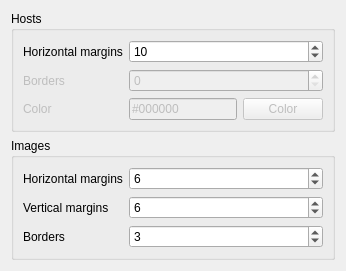
      <widget class="QWidget" name="pageInterfaceMargins">
       <layout class="QFormLayout" name="formLayout_9">
        <property name="fieldGrowthPolicy">
         <enum>QFormLayout::FieldGrowthPolicy::AllNonFixedFieldsGrow</enum>
        </property>
        <item row="0" column="0" colspan="2">
         <widget class="QGroupBox" name="groupBox_3">
          <property name="title">
           <string>Hosts</string>
          </property>
          <layout class="QFormLayout" name="formLayout_8">
           <item row="0" column="0">
            <widget class="QLabel" name="label_60">
             <property name="text">
              <string>Horizontal margins</string>
             </property>
            </widget>
           </item>
           <item row="0" column="1">
            <widget class="QSpinBox" name="spinMainMargins">
             <property name="maximum">
              <number>200</number>
             </property>
             <property name="value">
              <number>10</number>
             </property>
            </widget>
           </item>
           <item row="1" column="0">
            <widget class="QLabel" name="label_67">
             <property name="enabled">
              <bool>false</bool>
             </property>
             <property name="text">
              <string>Borders</string>
             </property>
            </widget>
           </item>
           <item row="1" column="1">
            <widget class="QSpinBox" name="spinServerBorders">
             <property name="enabled">
              <bool>false</bool>
             </property>
            </widget>
           </item>
           <item row="2" column="0">
            <widget class="QLabel" name="label_68">
             <property name="enabled">
              <bool>false</bool>
             </property>
             <property name="text">
              <string>Color</string>
             </property>
            </widget>
           </item>
           <item row="2" column="1">
            <layout class="QHBoxLayout" name="horizontalLayout_16">
             <item>
              <widget class="QLineEdit" name="lineBorderColor">
               <property name="enabled">
                <bool>false</bool>
               </property>
               <property name="text">
                <string notr="true">#000000</string>
               </property>
              </widget>
             </item>
             <item>
              <widget class="QPushButton" name="buttonBorderColor">
               <property name="enabled">
                <bool>false</bool>
               </property>
               <property name="text">
                <string>Color</string>
               </property>
              </widget>
             </item>
            </layout>
           </item>
          </layout>
         </widget>
        </item>
        <item row="1" column="0" colspan="2">
         <widget class="QGroupBox" name="groupBox_2">
          <property name="title">
           <string>Images</string>
          </property>
          <layout class="QFormLayout" name="formLayout">
           <item row="0" column="0">
            <widget class="QLabel" name="label_37">
             <property name="text">
              <string>Horizontal margins</string>
             </property>
            </widget>
           </item>
           <item row="0" column="1">
            <widget class="QSpinBox" name="spinHorizontalMargins">
             <property name="maximum">
              <number>20</number>
             </property>
             <property name="value">
              <number>6</number>
             </property>
            </widget>
           </item>
           <item row="1" column="0">
            <widget class="QLabel" name="label_38">
             <property name="text">
              <string>Vertical margins</string>
             </property>
            </widget>
           </item>
           <item row="1" column="1">
            <widget class="QSpinBox" name="spinVerticalMargins">
             <property name="maximum">
              <number>20</number>
             </property>
             <property name="value">
              <number>6</number>
             </property>
            </widget>
           </item>
           <item row="2" column="0">
            <widget class="QLabel" name="label_59">
             <property name="text">
              <string>Borders</string>
             </property>
            </widget>
           </item>
           <item row="2" column="1">
            <widget class="QSpinBox" name="spinBorders">
             <property name="maximum">
              <number>10</number>
             </property>
             <property name="value">
              <number>3</number>
             </property>
            </widget>
           </item>
          </layout>
         </widget>
        </item>
       </layout>
      </widget>
